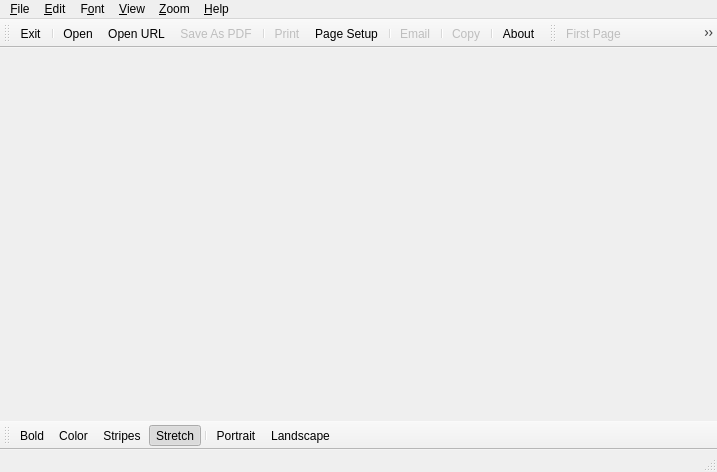
<?xml version="1.0" encoding="UTF-8"?>
<ui version="4.0">
 <class>MainWindow</class>
 <widget class="QMainWindow" name="MainWindow">
  <property name="geometry">
   <rect>
    <x>0</x>
    <y>0</y>
    <width>717</width>
    <height>472</height>
   </rect>
  </property>
  <property name="windowTitle">
   <string>Jupiter Reporter</string>
  </property>
  <property name="windowIcon">
   <iconset resource="ReporterViewer.qrc">
    <normaloff>:/images/jupiter_reporter.png</normaloff>:/images/jupiter_reporter.png</iconset>
  </property>
  <widget class="QWidget" name="centralWidget"/>
  <widget class="QMenuBar" name="menuBar">
   <property name="geometry">
    <rect>
     <x>0</x>
     <y>0</y>
     <width>717</width>
     <height>21</height>
    </rect>
   </property>
   <widget class="QMenu" name="menuFile">
    <property name="title">
     <string>&amp;File</string>
    </property>
    <addaction name="actionOpen"/>
    <addaction name="actionOpenURL"/>
    <addaction name="actionReload"/>
    <addaction name="actionSaveAsPDF"/>
    <addaction name="separator"/>
    <addaction name="actionPrint"/>
    <addaction name="actionPageSetup"/>
    <addaction name="separator"/>
    <addaction name="actionEmail"/>
    <addaction name="separator"/>
    <addaction name="actionExit"/>
   </widget>
   <widget class="QMenu" name="menuHelp">
    <property name="title">
     <string>&amp;Help</string>
    </property>
    <addaction name="actionAbout"/>
   </widget>
   <widget class="QMenu" name="menuEdit">
    <property name="title">
     <string>&amp;Edit</string>
    </property>
    <addaction name="actionCopy"/>
   </widget>
   <widget class="QMenu" name="menuView">
    <property name="title">
     <string>&amp;View</string>
    </property>
    <widget class="QMenu" name="menuToolbars">
     <property name="title">
      <string>&amp;Toolbars</string>
     </property>
     <addaction name="actionMainToolbar"/>
     <addaction name="actionViewToolbar"/>
     <addaction name="actionFontToolbar"/>
    </widget>
    <addaction name="menuToolbars"/>
    <addaction name="actionStatusBar"/>
    <addaction name="separator"/>
    <addaction name="actionFirstPage"/>
    <addaction name="actionPreviousPage"/>
    <addaction name="actionNextPage"/>
    <addaction name="actionLastPage"/>
    <addaction name="separator"/>
    <addaction name="actionSinglePage"/>
    <addaction name="actionFacingPages"/>
    <addaction name="actionAllPages"/>
    <addaction name="separator"/>
    <addaction name="actionPortrait"/>
    <addaction name="actionLandscape"/>
   </widget>
   <widget class="QMenu" name="menuZoom">
    <property name="title">
     <string>&amp;Zoom</string>
    </property>
    <addaction name="actionZoomIn"/>
    <addaction name="actionZoomOut"/>
    <addaction name="separator"/>
    <addaction name="actionFitWidth"/>
    <addaction name="actionFitHeight"/>
    <addaction name="actionActualSize"/>
   </widget>
   <widget class="QMenu" name="menuFont">
    <property name="title">
     <string>F&amp;ont</string>
    </property>
    <widget class="QMenu" name="menuHeight">
     <property name="title">
      <string>&amp;Height</string>
     </property>
     <addaction name="action6LPI"/>
     <addaction name="action8LPI"/>
     <addaction name="action9LPI"/>
    </widget>
    <widget class="QMenu" name="menuWidth">
     <property name="title">
      <string>&amp;Width</string>
     </property>
     <addaction name="actionDefaultWidth"/>
     <addaction name="separator"/>
     <addaction name="action10CPI"/>
     <addaction name="action12CPI"/>
     <addaction name="action17CPI"/>
    </widget>
    <addaction name="actionBold"/>
    <addaction name="actionColor"/>
    <addaction name="separator"/>
    <addaction name="actionStripes"/>
    <addaction name="actionStripeColor"/>
    <addaction name="separator"/>
    <addaction name="actionStretchFont"/>
    <addaction name="menuHeight"/>
    <addaction name="menuWidth"/>
   </widget>
   <addaction name="menuFile"/>
   <addaction name="menuEdit"/>
   <addaction name="menuFont"/>
   <addaction name="menuView"/>
   <addaction name="menuZoom"/>
   <addaction name="menuHelp"/>
  </widget>
  <widget class="QToolBar" name="mainToolBar">
   <property name="windowTitle">
    <string>Main</string>
   </property>
   <property name="iconSize">
    <size>
     <width>24</width>
     <height>24</height>
    </size>
   </property>
   <property name="toolButtonStyle">
    <enum>Qt::ToolButtonIconOnly</enum>
   </property>
   <attribute name="toolBarArea">
    <enum>TopToolBarArea</enum>
   </attribute>
   <attribute name="toolBarBreak">
    <bool>false</bool>
   </attribute>
   <addaction name="actionExit"/>
   <addaction name="separator"/>
   <addaction name="actionOpen"/>
   <addaction name="actionOpenURL"/>
   <addaction name="actionSaveAsPDF"/>
   <addaction name="separator"/>
   <addaction name="actionPrint"/>
   <addaction name="actionPageSetup"/>
   <addaction name="separator"/>
   <addaction name="actionEmail"/>
   <addaction name="separator"/>
   <addaction name="actionCopy"/>
   <addaction name="separator"/>
   <addaction name="actionAbout"/>
  </widget>
  <widget class="QStatusBar" name="statusBar"/>
  <widget class="QToolBar" name="viewToolBar">
   <property name="windowTitle">
    <string>View</string>
   </property>
   <property name="iconSize">
    <size>
     <width>24</width>
     <height>24</height>
    </size>
   </property>
   <attribute name="toolBarArea">
    <enum>TopToolBarArea</enum>
   </attribute>
   <attribute name="toolBarBreak">
    <bool>false</bool>
   </attribute>
   <addaction name="actionFirstPage"/>
   <addaction name="actionPreviousPage"/>
   <addaction name="actionNextPage"/>
   <addaction name="actionLastPage"/>
   <addaction name="separator"/>
   <addaction name="actionFitWidth"/>
   <addaction name="actionFitHeight"/>
   <addaction name="separator"/>
   <addaction name="actionZoomIn"/>
   <addaction name="actionZoomOut"/>
  </widget>
  <widget class="QToolBar" name="fontToolBar">
   <property name="windowTitle">
    <string>Font</string>
   </property>
   <attribute name="toolBarArea">
    <enum>BottomToolBarArea</enum>
   </attribute>
   <attribute name="toolBarBreak">
    <bool>false</bool>
   </attribute>
   <addaction name="actionBold"/>
   <addaction name="actionColor"/>
   <addaction name="actionStripes"/>
   <addaction name="actionStretchFont"/>
   <addaction name="separator"/>
   <addaction name="actionPortrait"/>
   <addaction name="actionLandscape"/>
  </widget>
  <action name="actionExit">
   <property name="icon">
    <iconset resource="ReporterViewer.qrc">
     <normaloff>:/images/exit.png</normaloff>:/images/exit.png</iconset>
   </property>
   <property name="text">
    <string>E&amp;xit</string>
   </property>
   <property name="statusTip">
    <string>Exit Jupiter Reporter.</string>
   </property>
   <property name="shortcut">
    <string>Ctrl+Q</string>
   </property>
  </action>
  <action name="actionAbout">
   <property name="icon">
    <iconset resource="ReporterViewer.qrc">
     <normaloff>:/images/about.png</normaloff>:/images/about.png</iconset>
   </property>
   <property name="text">
    <string>&amp;About...</string>
   </property>
   <property name="statusTip">
    <string>Display version number and copyright information.</string>
   </property>
   <property name="shortcut">
    <string>F1</string>
   </property>
  </action>
  <action name="actionOpen">
   <property name="icon">
    <iconset resource="ReporterViewer.qrc">
     <normaloff>:/images/folder.png</normaloff>:/images/folder.png</iconset>
   </property>
   <property name="text">
    <string>&amp;Open...</string>
   </property>
   <property name="statusTip">
    <string>Open a text print file.</string>
   </property>
   <property name="shortcut">
    <string>Ctrl+O</string>
   </property>
   <property name="menuRole">
    <enum>QAction::ApplicationSpecificRole</enum>
   </property>
  </action>
  <action name="actionPrint">
   <property name="enabled">
    <bool>false</bool>
   </property>
   <property name="icon">
    <iconset resource="ReporterViewer.qrc">
     <normaloff>:/images/printer.png</normaloff>:/images/printer.png</iconset>
   </property>
   <property name="text">
    <string>&amp;Print...</string>
   </property>
   <property name="statusTip">
    <string>Print the report.</string>
   </property>
   <property name="shortcut">
    <string>Ctrl+P</string>
   </property>
  </action>
  <action name="actionSaveAsPDF">
   <property name="enabled">
    <bool>false</bool>
   </property>
   <property name="icon">
    <iconset resource="ReporterViewer.qrc">
     <normaloff>:/images/doc_pdf.png</normaloff>:/images/doc_pdf.png</iconset>
   </property>
   <property name="text">
    <string>&amp;Save As PDF...</string>
   </property>
   <property name="statusTip">
    <string>Save the report as a PDF file.</string>
   </property>
   <property name="shortcut">
    <string>Ctrl+S</string>
   </property>
  </action>
  <action name="actionEmail">
   <property name="enabled">
    <bool>false</bool>
   </property>
   <property name="icon">
    <iconset resource="ReporterViewer.qrc">
     <normaloff>:/images/mail.png</normaloff>:/images/mail.png</iconset>
   </property>
   <property name="text">
    <string>E&amp;mail...</string>
   </property>
   <property name="statusTip">
    <string>Send an email with the report attached as a PDF.</string>
   </property>
   <property name="shortcut">
    <string>Ctrl+E</string>
   </property>
  </action>
  <action name="actionCopy">
   <property name="enabled">
    <bool>false</bool>
   </property>
   <property name="icon">
    <iconset resource="ReporterViewer.qrc">
     <normaloff>:/images/copy.png</normaloff>:/images/copy.png</iconset>
   </property>
   <property name="text">
    <string>&amp;Copy</string>
   </property>
   <property name="statusTip">
    <string>Copy the text of the report to the clipboard.</string>
   </property>
   <property name="shortcut">
    <string>Ctrl+C</string>
   </property>
  </action>
  <action name="actionStripes">
   <property name="checkable">
    <bool>true</bool>
   </property>
   <property name="icon">
    <iconset resource="ReporterViewer.qrc">
     <normaloff>:/images/text_align_justify.png</normaloff>:/images/text_align_justify.png</iconset>
   </property>
   <property name="text">
    <string>&amp;Stripes</string>
   </property>
   <property name="statusTip">
    <string>Toggle stripes on/off.</string>
   </property>
   <property name="shortcut">
    <string>Ctrl+I</string>
   </property>
  </action>
  <action name="actionPageSetup">
   <property name="icon">
    <iconset resource="ReporterViewer.qrc">
     <normaloff>:/images/PrintSetupHS.png</normaloff>:/images/PrintSetupHS.png</iconset>
   </property>
   <property name="text">
    <string>Page &amp;Setup...</string>
   </property>
  </action>
  <action name="actionFirstPage">
   <property name="enabled">
    <bool>false</bool>
   </property>
   <property name="icon">
    <iconset resource="ReporterViewer.qrc">
     <normaloff>:/images/first.png</normaloff>:/images/first.png</iconset>
   </property>
   <property name="text">
    <string>&amp;First Page</string>
   </property>
   <property name="statusTip">
    <string>Display the first page of the report.</string>
   </property>
   <property name="shortcut">
    <string>Ctrl+Home</string>
   </property>
  </action>
  <action name="actionPreviousPage">
   <property name="enabled">
    <bool>false</bool>
   </property>
   <property name="icon">
    <iconset resource="ReporterViewer.qrc">
     <normaloff>:/images/back.png</normaloff>:/images/back.png</iconset>
   </property>
   <property name="text">
    <string>&amp;Previous Page</string>
   </property>
   <property name="statusTip">
    <string>Display the previous page of the report.</string>
   </property>
   <property name="shortcut">
    <string>Ctrl+PgUp</string>
   </property>
  </action>
  <action name="actionNextPage">
   <property name="enabled">
    <bool>false</bool>
   </property>
   <property name="icon">
    <iconset resource="ReporterViewer.qrc">
     <normaloff>:/images/forward.png</normaloff>:/images/forward.png</iconset>
   </property>
   <property name="text">
    <string>&amp;Next Page</string>
   </property>
   <property name="statusTip">
    <string>Display the next page of the report.</string>
   </property>
   <property name="shortcut">
    <string>Ctrl+PgDown</string>
   </property>
  </action>
  <action name="actionLastPage">
   <property name="enabled">
    <bool>false</bool>
   </property>
   <property name="icon">
    <iconset resource="ReporterViewer.qrc">
     <normaloff>:/images/last.png</normaloff>:/images/last.png</iconset>
   </property>
   <property name="text">
    <string>&amp;Last Page</string>
   </property>
   <property name="statusTip">
    <string>Display the last page of the report.</string>
   </property>
   <property name="shortcut">
    <string>Ctrl+End</string>
   </property>
  </action>
  <action name="actionFitWidth">
   <property name="icon">
    <iconset resource="ReporterViewer.qrc">
     <normaloff>:/images/left-right.png</normaloff>:/images/left-right.png</iconset>
   </property>
   <property name="text">
    <string>Fit &amp;Width</string>
   </property>
   <property name="statusTip">
    <string>Fit the report to the width of the window.</string>
   </property>
   <property name="shortcut">
    <string>Ctrl+W</string>
   </property>
  </action>
  <action name="actionFitHeight">
   <property name="icon">
    <iconset resource="ReporterViewer.qrc">
     <normaloff>:/images/up-down.png</normaloff>:/images/up-down.png</iconset>
   </property>
   <property name="text">
    <string>Fit &amp;Height</string>
   </property>
   <property name="statusTip">
    <string>Fit the report to the height of the window.</string>
   </property>
   <property name="shortcut">
    <string>Ctrl+H</string>
   </property>
  </action>
  <action name="actionSinglePage">
   <property name="checkable">
    <bool>true</bool>
   </property>
   <property name="text">
    <string>S&amp;ingle Page</string>
   </property>
   <property name="statusTip">
    <string>Display one page at a time.</string>
   </property>
   <property name="shortcut">
    <string>Ctrl+1</string>
   </property>
  </action>
  <action name="actionFacingPages">
   <property name="checkable">
    <bool>true</bool>
   </property>
   <property name="icon">
    <iconset resource="ReporterViewer.qrc">
     <normaloff>:/images/ArrangeSideBySideHS.png</normaloff>:/images/ArrangeSideBySideHS.png</iconset>
   </property>
   <property name="text">
    <string>&amp;Facing Pages</string>
   </property>
   <property name="statusTip">
    <string>Display facing pages.</string>
   </property>
   <property name="shortcut">
    <string>Ctrl+2</string>
   </property>
  </action>
  <action name="actionAllPages">
   <property name="checkable">
    <bool>true</bool>
   </property>
   <property name="text">
    <string>&amp;All Pages</string>
   </property>
   <property name="statusTip">
    <string>Display all pages in the report.</string>
   </property>
   <property name="shortcut">
    <string>Ctrl+A</string>
   </property>
  </action>
  <action name="actionZoomIn">
   <property name="icon">
    <iconset resource="ReporterViewer.qrc">
     <normaloff>:/images/zoomin.png</normaloff>:/images/zoomin.png</iconset>
   </property>
   <property name="text">
    <string>Zoom &amp;In</string>
   </property>
   <property name="statusTip">
    <string>Zoom into the report</string>
   </property>
   <property name="shortcut">
    <string>Ctrl++</string>
   </property>
  </action>
  <action name="actionZoomOut">
   <property name="icon">
    <iconset resource="ReporterViewer.qrc">
     <normaloff>:/images/zoomout.png</normaloff>:/images/zoomout.png</iconset>
   </property>
   <property name="text">
    <string>Zoom &amp;Out</string>
   </property>
   <property name="statusTip">
    <string>Zoom out of the report.</string>
   </property>
   <property name="shortcut">
    <string>Ctrl+-</string>
   </property>
  </action>
  <action name="actionActualSize">
   <property name="text">
    <string>&amp;Actual Size</string>
   </property>
   <property name="statusTip">
    <string>Display the report at 100% zoom.</string>
   </property>
   <property name="shortcut">
    <string>/</string>
   </property>
  </action>
  <action name="actionFont">
   <property name="icon">
    <iconset resource="ReporterViewer.qrc">
     <normaloff>:/images/font.png</normaloff>:/images/font.png</iconset>
   </property>
   <property name="text">
    <string>&amp;Font...</string>
   </property>
   <property name="statusTip">
    <string>Change the font used to display the report.</string>
   </property>
   <property name="shortcut">
    <string>Ctrl+Shift+F</string>
   </property>
  </action>
  <action name="actionPortrait">
   <property name="checkable">
    <bool>true</bool>
   </property>
   <property name="icon">
    <iconset resource="ReporterViewer.qrc">
     <normaloff>:/images/page_white_text.png</normaloff>:/images/page_white_text.png</iconset>
   </property>
   <property name="text">
    <string>P&amp;ortrait</string>
   </property>
   <property name="statusTip">
    <string>Switch to portrait orientation.</string>
   </property>
   <property name="shortcut">
    <string>Ctrl+Shift+P</string>
   </property>
  </action>
  <action name="actionLandscape">
   <property name="checkable">
    <bool>true</bool>
   </property>
   <property name="icon">
    <iconset resource="ReporterViewer.qrc">
     <normaloff>:/images/page_white_text_width.png</normaloff>:/images/page_white_text_width.png</iconset>
   </property>
   <property name="text">
    <string>&amp;Landscape</string>
   </property>
   <property name="statusTip">
    <string>Switch to landscape orientation.</string>
   </property>
   <property name="shortcut">
    <string>Ctrl+Shift+L</string>
   </property>
  </action>
  <action name="actionStretchFont">
   <property name="checkable">
    <bool>true</bool>
   </property>
   <property name="checked">
    <bool>true</bool>
   </property>
   <property name="icon">
    <iconset resource="ReporterViewer.qrc">
     <normaloff>:/images/doc_resize.png</normaloff>:/images/doc_resize.png</iconset>
   </property>
   <property name="text">
    <string>S&amp;tretch</string>
   </property>
   <property name="statusTip">
    <string>Stretch the size of the font so it fills the page exactly.</string>
   </property>
   <property name="shortcut">
    <string>Ctrl+Shift+S</string>
   </property>
  </action>
  <action name="actionColor">
   <property name="icon">
    <iconset resource="ReporterViewer.qrc">
     <normaloff>:/images/color_swatch_2.png</normaloff>:/images/color_swatch_2.png</iconset>
   </property>
   <property name="text">
    <string>&amp;Color...</string>
   </property>
   <property name="statusTip">
    <string>Chnage the color of the report.</string>
   </property>
   <property name="shortcut">
    <string>Ctrl+Shift+C</string>
   </property>
  </action>
  <action name="action6LPI">
   <property name="checkable">
    <bool>true</bool>
   </property>
   <property name="checked">
    <bool>true</bool>
   </property>
   <property name="text">
    <string>&amp;6 LPI</string>
   </property>
   <property name="statusTip">
    <string>Use a font height of 6 lines-per-inch (12pt)</string>
   </property>
  </action>
  <action name="action8LPI">
   <property name="checkable">
    <bool>true</bool>
   </property>
   <property name="text">
    <string>&amp;8 LPI</string>
   </property>
   <property name="statusTip">
    <string>Use a font height of 8 lines-per-inch (9pt).</string>
   </property>
  </action>
  <action name="action17CPI">
   <property name="checkable">
    <bool>true</bool>
   </property>
   <property name="text">
    <string>1&amp;7 CPI</string>
   </property>
   <property name="statusTip">
    <string>Use a font width of 17 characters-per-inch.</string>
   </property>
  </action>
  <action name="actionDefaultWidth">
   <property name="checkable">
    <bool>true</bool>
   </property>
   <property name="text">
    <string>&amp;Default</string>
   </property>
   <property name="statusTip">
    <string>Use the default font width.</string>
   </property>
  </action>
  <action name="action12CPI">
   <property name="checkable">
    <bool>true</bool>
   </property>
   <property name="checked">
    <bool>true</bool>
   </property>
   <property name="text">
    <string>1&amp;2 CPI</string>
   </property>
   <property name="statusTip">
    <string>Use a font width of 12 characters-per-inch.</string>
   </property>
  </action>
  <action name="action10CPI">
   <property name="checkable">
    <bool>true</bool>
   </property>
   <property name="text">
    <string>1&amp;0 CPI</string>
   </property>
   <property name="statusTip">
    <string>Use a font width of 10 characters-per-inch.</string>
   </property>
  </action>
  <action name="action9LPI">
   <property name="checkable">
    <bool>true</bool>
   </property>
   <property name="text">
    <string>&amp;9 LPI</string>
   </property>
   <property name="statusTip">
    <string>Use a font height of 8 lines-per-inch (8pt).</string>
   </property>
  </action>
  <action name="actionBold">
   <property name="checkable">
    <bool>true</bool>
   </property>
   <property name="icon">
    <iconset resource="ReporterViewer.qrc">
     <normaloff>:/images/boldhs.png</normaloff>:/images/boldhs.png</iconset>
   </property>
   <property name="text">
    <string>&amp;Bold</string>
   </property>
   <property name="statusTip">
    <string>Use a bold font.</string>
   </property>
   <property name="shortcut">
    <string>Ctrl+B</string>
   </property>
  </action>
  <action name="actionStripeColor">
   <property name="text">
    <string>Stripe &amp;Color...</string>
   </property>
   <property name="statusTip">
    <string>Chnage the color used to display alternate stripes.</string>
   </property>
  </action>
  <action name="actionLicensing">
   <property name="text">
    <string>&amp;Licensing...</string>
   </property>
  </action>
  <action name="actionOpenURL">
   <property name="icon">
    <iconset resource="ReporterViewer.qrc">
     <normaloff>:/images/Download.png</normaloff>:/images/Download.png</iconset>
   </property>
   <property name="text">
    <string>Open &amp;URL...</string>
   </property>
   <property name="statusTip">
    <string>Open a file located on an FTP or HTTP server.</string>
   </property>
   <property name="shortcut">
    <string>Ctrl+Shift+O</string>
   </property>
  </action>
  <action name="actionReload">
   <property name="enabled">
    <bool>false</bool>
   </property>
   <property name="icon">
    <iconset resource="ReporterViewer.qrc">
     <normaloff>:/images/Refresh.png</normaloff>:/images/Refresh.png</iconset>
   </property>
   <property name="text">
    <string>&amp;Reload</string>
   </property>
   <property name="statusTip">
    <string>Reload the report.</string>
   </property>
   <property name="shortcut">
    <string>F5</string>
   </property>
  </action>
  <action name="actionMainToolbar">
   <property name="checkable">
    <bool>true</bool>
   </property>
   <property name="checked">
    <bool>true</bool>
   </property>
   <property name="text">
    <string>&amp;Main</string>
   </property>
  </action>
  <action name="actionViewToolbar">
   <property name="checkable">
    <bool>true</bool>
   </property>
   <property name="checked">
    <bool>true</bool>
   </property>
   <property name="text">
    <string>&amp;View</string>
   </property>
  </action>
  <action name="actionFontToolbar">
   <property name="checkable">
    <bool>true</bool>
   </property>
   <property name="checked">
    <bool>true</bool>
   </property>
   <property name="text">
    <string>&amp;Font</string>
   </property>
  </action>
  <action name="actionStatusBar">
   <property name="checkable">
    <bool>true</bool>
   </property>
   <property name="checked">
    <bool>true</bool>
   </property>
   <property name="text">
    <string>&amp;Status Bar</string>
   </property>
  </action>
 </widget>
 <layoutdefault spacing="6" margin="11"/>
 <resources>
  <include location="ReporterViewer.qrc"/>
 </resources>
 <connections>
  <connection>
   <sender>actionExit</sender>
   <signal>triggered()</signal>
   <receiver>MainWindow</receiver>
   <slot>close()</slot>
   <hints>
    <hint type="sourcelabel">
     <x>-1</x>
     <y>-1</y>
    </hint>
    <hint type="destinationlabel">
     <x>199</x>
     <y>149</y>
    </hint>
   </hints>
  </connection>
 </connections>
</ui>
